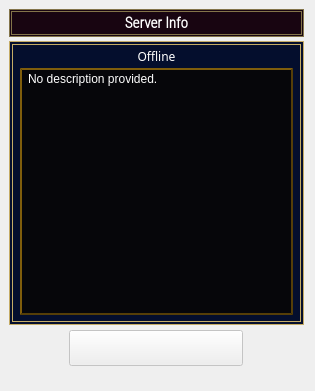
       <widget class="QWidget" name="server_info" native="true">
        <property name="sizePolicy">
         <sizepolicy hsizetype="MinimumExpanding" vsizetype="Preferred">
          <horstretch>0</horstretch>
          <verstretch>1</verstretch>
         </sizepolicy>
        </property>
        <property name="minimumSize">
         <size>
          <width>313</width>
          <height>297</height>
         </size>
        </property>
        <layout class="QVBoxLayout" name="verticalLayout_6">
         <property name="spacing">
          <number>4</number>
         </property>
         <property name="leftMargin">
          <number>9</number>
         </property>
         <property name="topMargin">
          <number>9</number>
         </property>
         <property name="bottomMargin">
          <number>24</number>
         </property>
         <item>
          <widget class="QLabel" name="server_info_lbl">
           <property name="sizePolicy">
            <sizepolicy hsizetype="Preferred" vsizetype="Fixed">
             <horstretch>0</horstretch>
             <verstretch>0</verstretch>
            </sizepolicy>
           </property>
           <property name="minimumSize">
            <size>
             <width>256</width>
             <height>28</height>
            </size>
           </property>
           <property name="font">
            <font>
             <family>Roboto Condensed Light</family>
             <pointsize>11</pointsize>
             <bold>true</bold>
            </font>
           </property>
           <property name="styleSheet">
            <string notr="true">QWidget#server_info_lbl {
	border: 3px double rgb(131, 116, 74);
	color:white;
	background-color: rgb(24, 5, 17);
	padding: 2px;
}</string>
           </property>
           <property name="text">
            <string>Server Info</string>
           </property>
           <property name="alignment">
            <set>Qt::AlignmentFlag::AlignCenter</set>
           </property>
          </widget>
         </item>
         <item>
          <widget class="QWidget" name="server_container" native="true">
           <property name="sizePolicy">
            <sizepolicy hsizetype="Minimum" vsizetype="Expanding">
             <horstretch>0</horstretch>
             <verstretch>0</verstretch>
            </sizepolicy>
           </property>
           <property name="minimumSize">
            <size>
             <width>292</width>
             <height>284</height>
            </size>
           </property>
           <property name="styleSheet">
            <string notr="true">QWidget#server_container {
	border: 4px double #c5ac66;
	background-image: url(:/resource/ui/lobby_assets/scanlines.png);
	background-color: rgb(4, 14, 45);
	color:white;
}</string>
           </property>
           <layout class="QVBoxLayout" name="verticalLayout">
            <property name="spacing">
             <number>0</number>
            </property>
            <property name="leftMargin">
             <number>8</number>
            </property>
            <property name="topMargin">
             <number>7</number>
            </property>
            <property name="rightMargin">
             <number>8</number>
            </property>
            <property name="bottomMargin">
             <number>4</number>
            </property>
            <item>
             <widget class="QLabel" name="server_player_count_lbl">
              <property name="minimumSize">
               <size>
                <width>256</width>
                <height>16</height>
               </size>
              </property>
              <property name="font">
               <font>
                <family>DM Sans Medium</family>
               </font>
              </property>
              <property name="styleSheet">
               <string notr="true">QLabel#server_player_count_lbl {
	color: white;
}</string>
              </property>
              <property name="text">
               <string>Offline</string>
              </property>
              <property name="scaledContents">
               <bool>false</bool>
              </property>
              <property name="alignment">
               <set>Qt::AlignmentFlag::AlignCenter</set>
              </property>
              <property name="indent">
               <number>-1</number>
              </property>
             </widget>
            </item>
            <item>
             <widget class="QTextBrowser" name="server_description_text">
              <property name="sizePolicy">
               <sizepolicy hsizetype="Expanding" vsizetype="Expanding">
                <horstretch>0</horstretch>
                <verstretch>0</verstretch>
               </sizepolicy>
              </property>
              <property name="minimumSize">
               <size>
                <width>279</width>
                <height>221</height>
               </size>
              </property>
              <property name="font">
               <font>
                <family>Segoe UI</family>
                <pointsize>9</pointsize>
               </font>
              </property>
              <property name="styleSheet">
               <string notr="true">QTextBrowser#server_description_text {
	border: 2px outset rgb(85, 62, 8);
	background-image: url(:/resource/ui/lobby_assets/Miles_BG.png);
	background-color: #06060a;
	color:white;
	margin: 3px;
	margin-bottom: 6px;
	padding-left: 2px;
	padding-right: 2px;
	padding-top: -2px;
}</string>
              </property>
              <property name="html">
               <string>&lt;!DOCTYPE HTML PUBLIC &quot;-//W3C//DTD HTML 4.0//EN&quot; &quot;http://www.w3.org/TR/REC-html40/strict.dtd&quot;&gt;
&lt;html&gt;&lt;head&gt;&lt;meta name=&quot;qrichtext&quot; content=&quot;1&quot; /&gt;&lt;meta charset=&quot;utf-8&quot; /&gt;&lt;style type=&quot;text/css&quot;&gt;
p, li { white-space: pre-wrap; }
hr { height: 1px; border-width: 0; }
li.unchecked::marker { content: &quot;\2610&quot;; }
li.checked::marker { content: &quot;\2612&quot;; }
&lt;/style&gt;&lt;/head&gt;&lt;body style=&quot; font-family:'Segoe UI'; font-size:9pt; font-weight:400; font-style:normal;&quot;&gt;
&lt;p style=&quot; margin-top:0px; margin-bottom:0px; margin-left:0px; margin-right:0px; -qt-block-indent:0; text-indent:0px;&quot;&gt;No description provided.&lt;/p&gt;&lt;/body&gt;&lt;/html&gt;</string>
              </property>
              <property name="openExternalLinks">
               <bool>true</bool>
              </property>
             </widget>
            </item>
           </layout>
          </widget>
         </item>
         <item>
          <widget class="QWidget" name="verticalWidget" native="true">
           <property name="sizePolicy">
            <sizepolicy hsizetype="Preferred" vsizetype="Fixed">
             <horstretch>0</horstretch>
             <verstretch>0</verstretch>
            </sizepolicy>
           </property>
           <layout class="QVBoxLayout" name="verticalLayout_2">
            <property name="spacing">
             <number>0</number>
            </property>
            <property name="leftMargin">
             <number>0</number>
            </property>
            <property name="topMargin">
             <number>1</number>
            </property>
            <property name="rightMargin">
             <number>0</number>
            </property>
            <property name="bottomMargin">
             <number>1</number>
            </property>
            <item alignment="Qt::AlignmentFlag::AlignHCenter">
             <widget class="QPushButton" name="connect_button">
              <property name="enabled">
               <bool>false</bool>
              </property>
              <property name="sizePolicy">
               <sizepolicy hsizetype="Fixed" vsizetype="Fixed">
                <horstretch>0</horstretch>
                <verstretch>0</verstretch>
               </sizepolicy>
              </property>
              <property name="minimumSize">
               <size>
                <width>174</width>
                <height>36</height>
               </size>
              </property>
              <property name="styleSheet">
               <string notr="true">QPushButton:disabled {
	border-image: url(:/resource/ui/lobby_assets/connect_off.png);
}

QPushButton:enabled {
	border-image: url(:/resource/ui/lobby_assets/connect_on.png);
}

QPushButton:pressed {
	border-image: url(:/resource/ui/lobby_assets/connect_pressed.png);
}</string>
              </property>
              <property name="text">
               <string/>
              </property>
             </widget>
            </item>
           </layout>
          </widget>
         </item>
        </layout>
       </widget>
